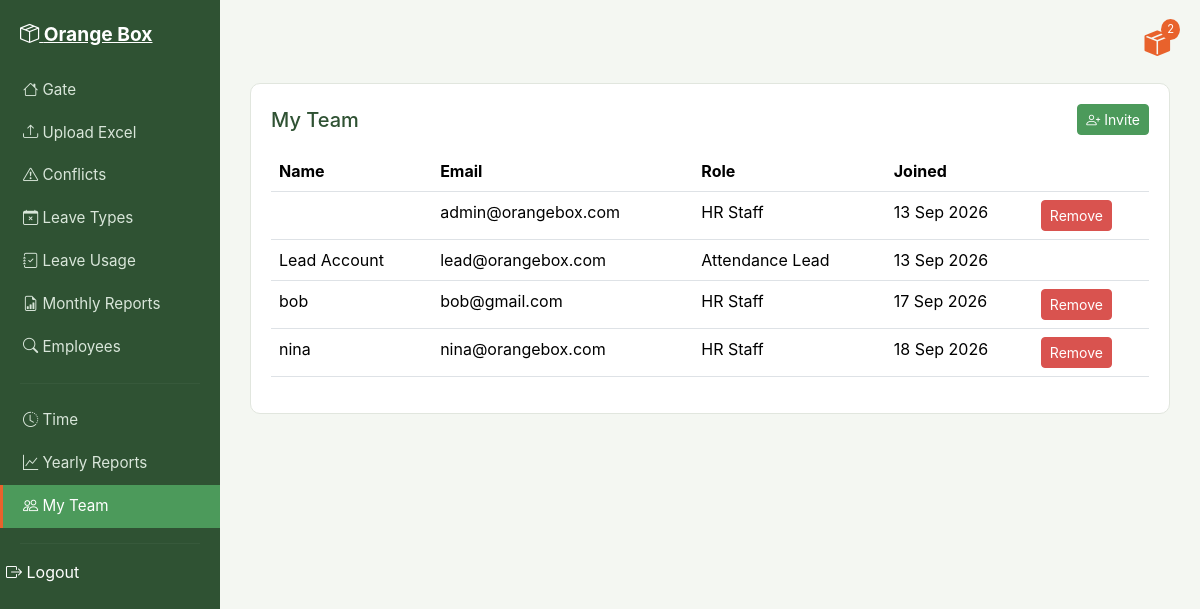
The page /team/ (signed in) on the database as committed earlier.
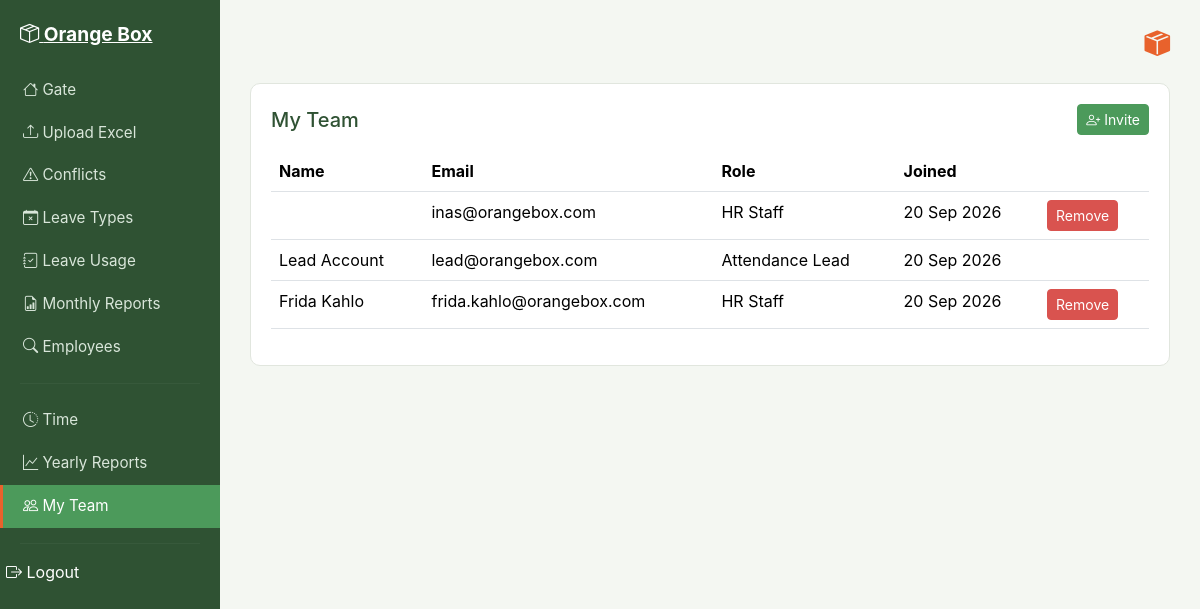
The same page on the database as committed later.
### attendance/models.py (models this page shows, shortened)
class HRStaff(AbstractUser):
    username = None
    email = models.EmailField(unique=True)
    full_name = models.CharField(max_length=150)
    USERNAME_FIELD = 'email'
    REQUIRED_FIELDS = []
    objects = HRStaffManager()

### attendance/views.py (the view)
# urls.py: path('team/', views.team_list, name='team_list'),
@user_passes_test(is_attendance_lead)
@login_required
def team_list(request):
    staff = HRStaff.objects.all().order_by('date_joined')
    return render(request, 'attendance/team_list.html', {'staff': staff})

### attendance/context_processors.py (called while the page is built)
def notifications_context(request):
    if request.user.is_authenticated:
        unread = Notification.objects.filter(recipient=request.user, status='unread').order_by('-date')
        return {
            'unread_notifications': unread,
            'unread_count': unread.count()
        }
    return {'unread_notifications': [], 'unread_count': 0}

### attendance/views.py (called while the page is built)
def is_attendance_lead(user):
    return hasattr(user, 'attendancelead')

### attendance/templates/attendance/team_list.html (shortened to what this page needs)
{% extends 'attendance/base.html' %}
{% block content %}
<div class="ob-card">
    <div class="d-flex justify-content-between align-items-center mb-3">
        <h5 class="mb-0">My Team</h5>
        <button type="button" class="btn btn-ob-save btn-sm" onclick="generateInviteCode()">
            <i class="bi bi-person-plus"></i> Invite
        </button>
    </div>
    {% if staff %}
    <table class="table table-ob">
            <thead><tr><th>Name</th><th>Email</th><th>Role</th><th>Joined</th><th></th></tr></thead>
        <tbody>
        {% for person in staff %}
        <tr>
            <td>{{ person.full_name }}</td>
            <td>{{ person.email }}</td>
            <td>{% if person.attendancelead %}Attendance Lead{% else %}HR Staff{% endif %}</td>
            <td>{{ person.date_joined|date:"d M Y" }}</td>
            <td>
                {% if person.id != request.user.id %}
                <button type="button" class="btn btn-sm btn-ob-danger"
                    onclick="confirmRemove('{{ person.id }}', '{{ person.full_name|escapejs }}')">Remove</button>
                {% endif %}
            </td>
        </tr>
        {% endfor %}
        </tbody>
    </table>
    {% else %}
    <div class="ob-empty-state"><i class="bi bi-people" style="font-size:2rem;"></i><p>No team members yet.</p></div>
    {% endif %}
</div>
{% endblock %}

### attendance/templates/attendance/base.html (shortened to what this page needs)
<!DOCTYPE html>
<html lang="en">
<head>
    <link href="https://cdn.jsdelivr.net/npm/bootstrap@5.3.3/dist/css/bootstrap.min.css" rel="stylesheet">
    <link href="https://cdn.jsdelivr.net/npm/bootstrap-icons@1.11.3/font/bootstrap-icons.css" rel="stylesheet">
    {% load static %}
    <link href="{% static 'css/style.css' %}" rel="stylesheet">
</head>
<body>
{% if user.is_authenticated %}
<div class="ob-sidebar">
    <a href="{% url 'dashboard' %}" class="ob-logo"><i class="bi bi-box-seam"></i> Orange Box</a>
    <a href="{% url 'dashboard' %}" class="ob-link {% if request.resolver_match.url_name == 'dashboard' %}active{% endif %}"><i class="bi bi-house"></i> Gate</a>
    <a href="{% url 'upload_excel' %}" class="ob-link {% if request.resolver_match.url_name == 'upload_excel' %}active{% endif %}"><i class="bi bi-upload"></i> Upload Excel</a>
    <a href="{% url 'conflict_list' %}" class="ob-link {% if request.resolver_match.url_name == 'conflict_list' %}active{% endif %}"><i class="bi bi-exclamation-triangle"></i> Conflicts</a>
    <a href="{% url 'leave_list' %}" class="ob-link {% if request.resolver_match.url_name == 'leave_list' %}active{% endif %}"><i class="bi bi-calendar-x"></i> Leave Types</a>
    <a href="{% url 'log_leave_usage' %}" class="ob-link {% if request.resolver_match.url_name == 'log_leave_usage' %}active{% endif %}"><i class="bi bi-journal-check"></i> Leave Usage</a>
    <a href="{% url 'generate_monthly_report' %}" class="ob-link "><i class="bi bi-file-earmark-bar-graph"></i> Monthly Reports</a>
    <a href="{% url 'employee_search' %}" class="ob-link {% if request.resolver_match.url_name == 'employee_search' or request.resolver_match.url_name == 'employee_detail' %}active{% endif %}"><i class="bi bi-search"></i> Employees</a>
    {% if user.attendancelead %}
    <hr>
    <a href="{% url 'grace_period_list' %}" class="ob-link {% if request.resolver_match.url_name == 'grace_period_list' %}active{% endif %}"><i class="bi bi-clock-history"></i> Time</a>
    <a href="{% url 'generate_yearly_report' %}" class="ob-link "><i class="bi bi-graph-up"></i> Yearly Reports</a>
    <a href="{% url 'team_list' %}" class="ob-link {% if request.resolver_match.url_name == 'team_list' %}active{% endif %}"><i class="bi bi-people"></i> My Team</a>
    {% endif %}
    <hr>
    <form method="post" action="{% url 'logout' %}" style="margin:0;">
        <button type="submit" class="ob-link" style="background:none; border:none; width:100%; text-align:left; color: #fff;">
            <i class="bi bi-box-arrow-right"></i> Logout
        </button>
    </form>
</div>
{% endif %}
<div class="{% if user.is_authenticated %}ob-main{% else %}container{% endif %}">
    {% if user.is_authenticated %}
    <div class="ob-topbar">
        <div class="ob-notif-box" onclick="toggleNotifPanel()">
            <i class="bi bi-box-seam-fill"></i>
            {% if unread_count > 0 %}
            <span class="ob-notif-badge">{{ unread_count }}</span>
            {% endif %}
        </div>
    </div>
    {% endif %}
    {% block content %}{% endblock %}
</div>
</body>
</html>

### static/css/style.css (style rules this page uses)
:root { --ob-bg: #f4f7f2; --ob-sidebar: #2f5233; --ob-sidebar-active: #4C9A5B; --ob-accent: #E8622C; --ob-accent-hover: #c94f20; --ob-green: #4C9A5B; --ob-yellow: #E8B93C; --ob-red: #D9534F; --ob-text: #2c2c2c; --ob-muted: #7a7a7a; --ob-card: #ffffff; --ob-border: #e1e6de; }
body { background-color: var(--ob-bg); color: var(--ob-text); font-family: -apple-system, "Segoe UI", Roboto, Arial, sans-serif; }
.ob-sidebar { background-color: var(--ob-sidebar); width: 220px; min-height: 100vh; position: fixed; top: 0; left: 0; padding-top: 20px; }
.ob-sidebar .ob-logo { color: #fff; font-weight: 700; font-size: 1.2rem; padding: 0 20px 20px 20px; display: block; }
.ob-sidebar a.ob-link { color: #d9e6da; display: block; padding: 10px 20px; text-decoration: none; border-left: 3px solid transparent; font-size: 0.95rem; }
.ob-sidebar a.ob-link.active { background-color: var(--ob-sidebar-active); color: #fff; border-left: 3px solid var(--ob-accent); }
.ob-sidebar hr { border-color: rgba(255,255,255,0.15); margin: 15px 20px; }
.ob-main { margin-left: 220px; padding: 25px 30px; }
.ob-topbar { display: flex; justify-content: flex-end; align-items: center; margin-bottom: 20px; }
.ob-notif-box { position: relative; cursor: pointer; font-size: 1.6rem; color: var(--ob-accent); }
.ob-card { background-color: var(--ob-card); border: 1px solid var(--ob-border); border-radius: 10px; padding: 20px; margin-bottom: 20px; }
.ob-card h5 { margin-bottom: 15px; color: var(--ob-sidebar); }
.btn-ob-save { background-color: var(--ob-green); border-color: var(--ob-green); color: #fff; }
.btn-ob-danger { background-color: var(--ob-red); border-color: var(--ob-red); color: #fff; }
.table-ob thead { background-color: var(--ob-sidebar); color: #fff; }
.table-ob tbody tr:nth-child(odd) { background-color: #f9fbf8; }

Rows that differ between the two databases and show on the page:
removed HRStaff: full_name "bob", email "bob@gmail.com", shows "HR Staff", date_joined "17 Sep 2026"
removed HRStaff: full_name "nina", email "nina@orangebox.com", shows "HR Staff", date_joined "18 Sep 2026"
changed HRStaff: email "admin@orangebox.com" → "inas@orangebox.com"; date_joined "13 Sep 2026" → "20 Sep 2026"
changed HRStaff "Lead Account": date_joined "13 Sep 2026" → "20 Sep 2026"
added HRStaff: full_name "Frida Kahlo", email "frida.kahlo@orangebox.com", shows "HR Staff", date_joined "20 Sep 2026"
Other text that changed with them:
{{ unread_count }}: "2" → (not shown)
